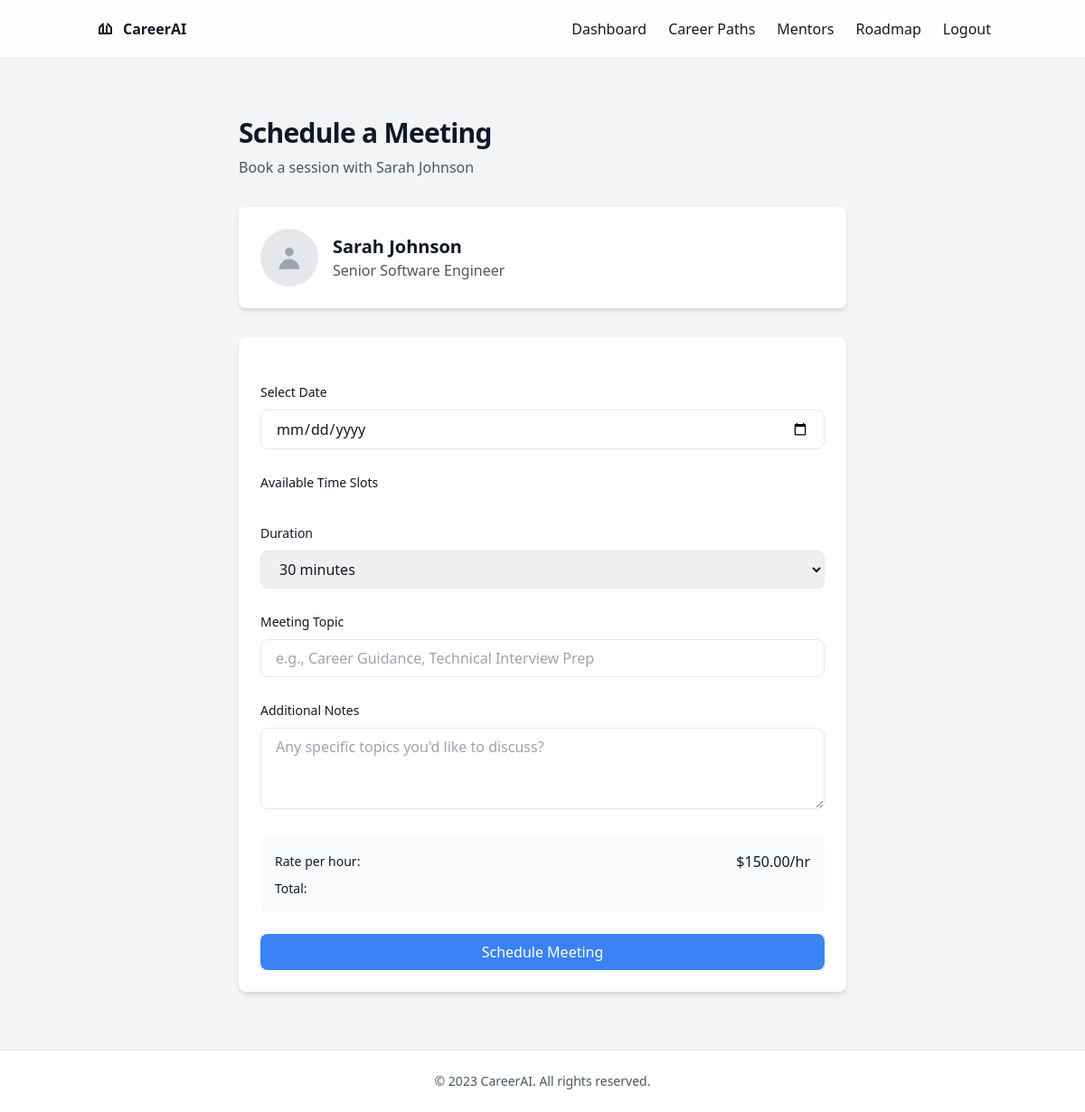
The page /schedule/1/ (signed in) on the database its author committed.
### careerai/models.py (models this page shows, shortened)
class Mentor(models.Model):
    AVAILABILITY_CHOICES = [
        ('available', 'Available'),
        ('busy', 'Busy'),
    ]
    name = models.CharField(max_length=200)
    title = models.CharField(max_length=200)
    bio = models.TextField()
    expertise_areas = models.JSONField(default=list)  # Store as JSON array
    availability = models.CharField(max_length=20, choices=AVAILABILITY_CHOICES, default='available')
    rating = models.DecimalField(max_digits=3, decimal_places=2, default=5.00)
    reviews_count = models.IntegerField(default=0)
    profile_image = models.ImageField(upload_to='mentor_profiles/', null=True, blank=True)
    hourly_rate = models.DecimalField(max_digits=10, decimal_places=2)
    created_at = models.DateTimeField(auto_now_add=True)
    updated_at = models.DateTimeField(auto_now=True)

### careerai/views.py (the view)
# urls.py: path('schedule/<int:mentor_id>/', views.schedule_meeting_view, name='schedule_meeting'),
@login_required
def schedule_meeting_view(request, mentor_id):
    mentor = get_object_or_404(Mentor, id=mentor_id)
    min_date = timezone.now().date()
    return render(request, 'careerai/schedule_meeting.html', {
        'mentor': mentor,
        'min_date': min_date,
    })

### careerai/forms.py
class LoginForm(forms.Form):
    username = forms.CharField(max_length=150)
    password = forms.CharField(widget=forms.PasswordInput)

### careerai/context_processors.py (called while the page is built)
def login_form(request):
    return {'login_form': LoginForm()}

### careerai/templates/careerai/schedule_meeting.html (shortened to what this page needs)
{% extends 'careerai/base.html' %}
{% block content %}
<div class="container py-8 px-4 fade-in">
    <div class="mx-auto max-w-2xl space-y-8">
        <div class="space-y-2 slide-in">
            <h1 class="text-3xl font-bold tracking-tight">Schedule a Meeting</h1>
            <p class="text-gray-600 dark:text-gray-400">Book a session with {{ mentor.name }}</p>
        </div>
        <div class="bg-white dark:bg-gray-800 rounded-lg shadow-md p-6 slide-in">
            <div class="flex items-center space-x-4">
                {% if mentor.profile_image %}
                    <img src="{{ mentor.profile_image.url }}"
                         alt="{{ mentor.name }}"
                         class="w-16 h-16 rounded-full object-cover">
                {% else %}
                    <div class="w-16 h-16 rounded-full bg-gray-200 flex items-center justify-center">
                        <svg class="w-8 h-8 text-gray-400" fill="currentColor" viewBox="0 0 20 20">
                            <path fill-rule="evenodd" d="M10 9a3 3 0 100-6 3 3 0 000 6zm-7 9a7 7 0 1114 0H3z" clip-rule="evenodd"/>
                        </svg>
                    </div>
                {% endif %}
                <div>
                    <h2 class="text-xl font-bold">{{ mentor.name }}</h2>
                    <p class="text-gray-600 dark:text-gray-400">{{ mentor.title }}</p>
                </div>
            </div>
        </div>
        <div class="bg-white dark:bg-gray-800 rounded-lg shadow-md p-6 space-y-6 slide-in">
            <form id="schedulingForm" class="space-y-6">
                <div class="space-y-2">
                    <label class="text-sm font-medium">Select Date</label>
                    <input type="date"
                           id="meetingDate"
                           name="date"
                           min="{{ min_date|date:'Y-m-d' }}"
                           class="w-full px-4 py-2 rounded-lg border border-gray-200 dark:border-gray-700">
                </div>
                <div class="space-y-2">
                    <label class="text-sm font-medium">Available Time Slots</label>
                </div>
                <div class="space-y-2">
                    <label class="text-sm font-medium">Duration</label>
                    <select name="duration"
                            class="w-full px-4 py-2 rounded-lg border border-gray-200 dark:border-gray-700">
                        <option value="30">30 minutes</option>
                    </select>
                </div>
                <div class="space-y-2">
                    <label class="text-sm font-medium">Meeting Topic</label>
                    <input type="text"
                           name="topic"
                           placeholder="e.g., Career Guidance, Technical Interview Prep"
                           class="w-full px-4 py-2 rounded-lg border border-gray-200 dark:border-gray-700">
                </div>
                <div class="space-y-2">
                    <label class="text-sm font-medium">Additional Notes</label>
                    <textarea name="notes"
                            rows="3"
                            placeholder="Any specific topics you'd like to discuss?"
                            class="w-full px-4 py-2 rounded-lg border border-gray-200 dark:border-gray-700"></textarea>
                </div>
                <div class="bg-gray-50 dark:bg-gray-700 p-4 rounded-lg">
                    <div class="flex justify-between items-center">
                        <span class="text-sm font-medium">Rate per hour:</span>
                        <span>${{ mentor.hourly_rate }}/hr</span>
                    </div>
                    <div class="flex justify-between items-center mt-2">
                        <span class="text-sm font-medium">Total:</span>
                    </div>
                </div>
                <button type="submit"
                        class="w-full bg-blue-500 hover:bg-blue-600 text-white font-medium py-2 px-4 rounded-lg transition-colors">
                    Schedule Meeting
                </button>
            </form>
        </div>
    </div>
</div>
{% endblock %}

### careerai/templates/careerai/base.html (style rules this page uses)
.fade-in { animation: fadeIn 0.3s ease-in; }
.slide-in { animation: slideIn 0.3s ease-out; }

### rows shown on the page
Mentor: name "Sarah Johnson", title "Senior Software Engineer", hourly_rate "150.00"
